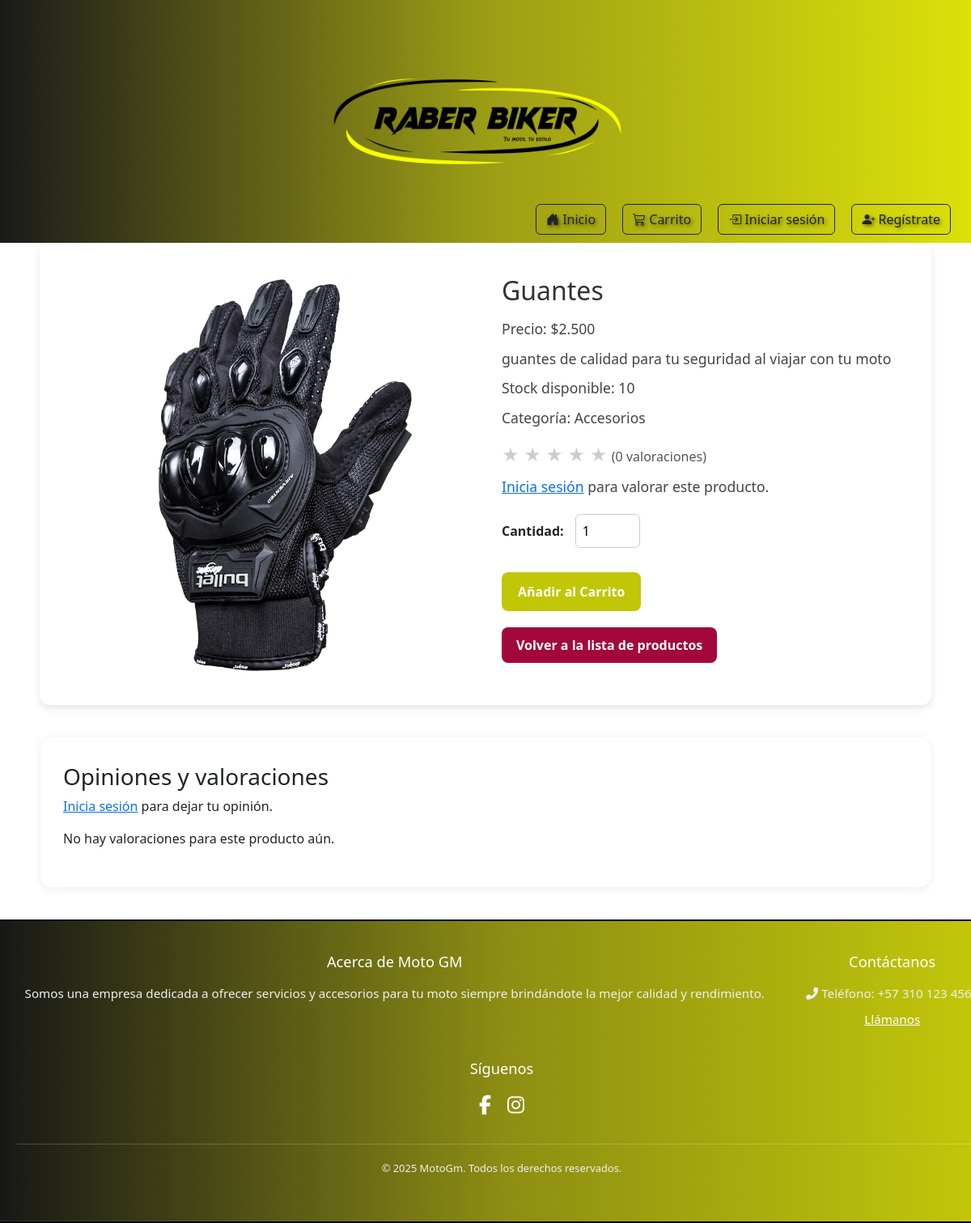
/productos/5/, run on an earlier commit of the app's database.
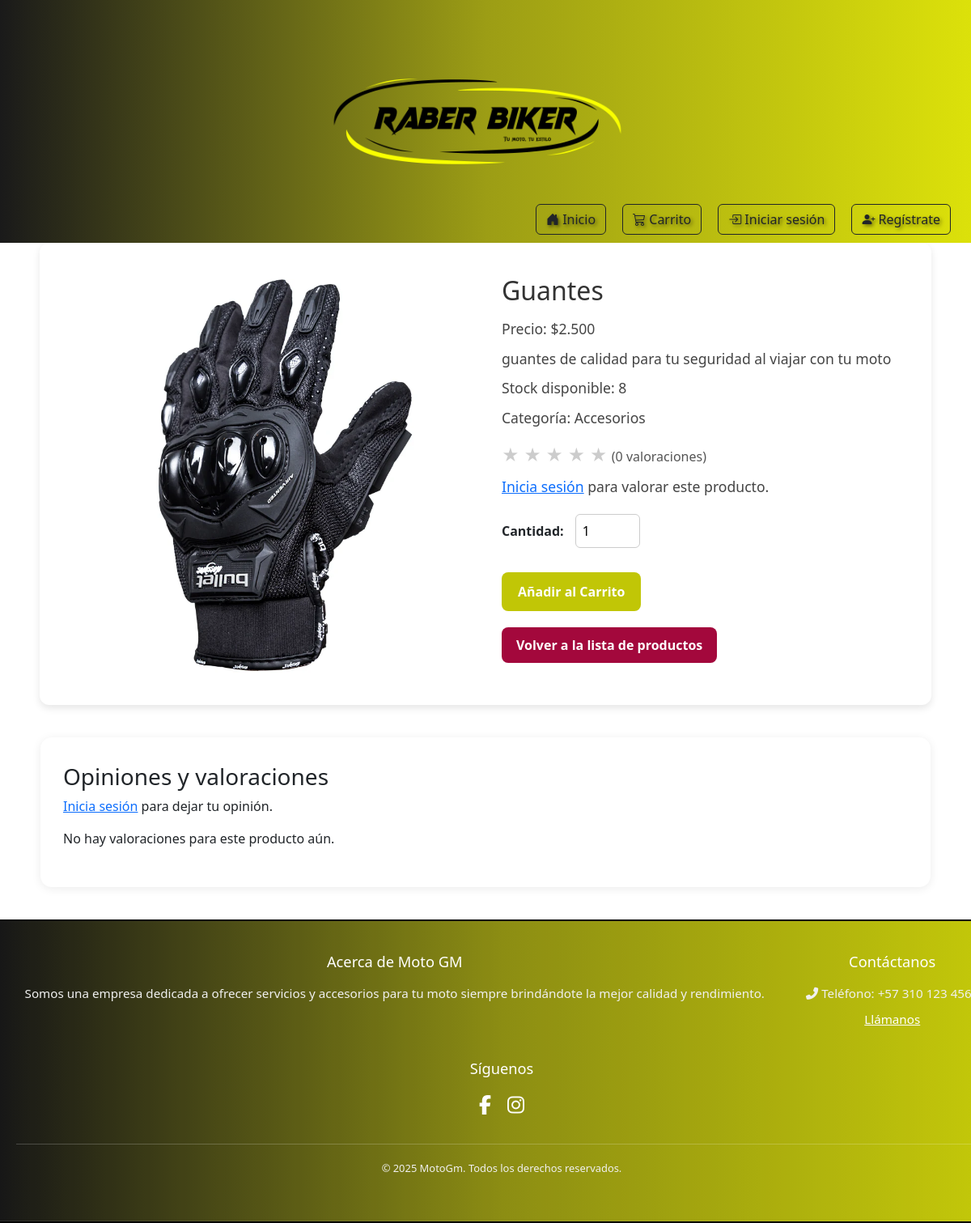
And on a later commit of the database.
### productos/models.py (models this page shows, shortened)
class Producto(models.Model):
    nombre = models.CharField(max_length=200)
    descripcion = models.TextField()
    precio = models.DecimalField(max_digits=12, decimal_places=0, verbose_name="Precio (COP)")
    imagen = models.ImageField(upload_to='productos/', null=True, blank=True) # Las imágenes se guardarán en media/productos/
    stock = models.IntegerField(default=0)
    disponible = models.BooleanField(default=True)
    fecha_creacion = models.DateTimeField(auto_now_add=True)
    ultima_actualizacion = models.DateTimeField(auto_now=True)
    categoria = models.ForeignKey(Categoria, on_delete=models.SET_NULL, null=True, blank=True, related_name='productos')
    class Meta:
        ordering = ['nombre'] # Ordena los productos por nombre por defecto

### dashboard_admin/models.py (models this page shows, shortened)
class Categoria(models.Model):
    nombre = models.CharField(max_length=100, unique=True, verbose_name="Nombre de la Categoría")
    descripcion = models.TextField(blank=True, null=True, verbose_name="Descripción")
    fecha_creacion = models.DateTimeField(auto_now_add=True, verbose_name="Fecha de Creación")
    fecha_actualizacion = models.DateTimeField(auto_now=True, verbose_name="Fecha de Última Actualización")
    activa = models.BooleanField(default=True, verbose_name="¿Activa?")
    class Meta:
        verbose_name = "Categoría"
        verbose_name_plural = "Categorías"
        ordering = ['nombre'] # Ordenar categorías por nombre por defecto

### productos/views.py (the view)
# urls.py: path('<int:pk>/', views.detalle_producto, name='detalle_producto'),
def detalle_producto(request, pk):
    from django.db.models import Avg
    producto = get_object_or_404(Producto, pk=pk)
    from .models import Favorito, Valoracion
    valoraciones = producto.valoraciones.select_related('usuario').all()
    promedio_estrellas = valoraciones.aggregate(Avg('estrellas'))['estrellas__avg'] or 0
    es_favorito = False
    if request.user.is_authenticated:
        es_favorito = Favorito.objects.filter(usuario=request.user, producto=producto).exists()
    context = {
        'producto': producto,
        'valoraciones': valoraciones,
        'promedio_estrellas': promedio_estrellas,
        'es_favorito': es_favorito
    }
    return render(request, 'productos/detalle_producto.html', context)

### productos/context_processors.py (called while the page is built)
def cart_item_count(request):
    cart_count = 0
    if request.user.is_authenticated:
        cart_count = CarritoItem.objects.filter(usuario=request.user).count() # o .aggregate(Sum('cantidad'))['cantidad__sum'] si quieres sumar las cantidades
    return {'cart_count': cart_count}

### productos/templates/productos/detalle_producto.html (shortened to what the changed rows need)
{% extends 'core/base.html' %}
{% load static %}
{% block content %}
<div class="main-content">
    <div class="product-detail-container">
        <div class="product-image-detail">
            {% if producto.imagen %}
                <img src="{{ producto.imagen.url }}" alt="{{ producto.nombre }}">
            {% else %}
                <img src="https://via.placeholder.com/600x400?text=Sin+Imagen" alt="Producto sin imagen">
            {% endif %}
        </div>
        <div class="product-info-detail">
            <h1 style="display:flex; align-items:center; gap:10px;">
                {{ producto.nombre }}
            </h1>
            <p class="product-price-detail">Precio: ${{ producto.precio }}</p>
            <p class="product-description-detail">{{ producto.descripcion }}</p>
            <p class="product-stock-detail">Stock disponible: {{ producto.stock }}</p>
            <p class="product-category-detail">Categoría: {{ producto.categoria.nombre|default:"Sin categoría" }}</p>
            <div style="margin: 18px 0 10px 0;">
                <span style="font-size:1.3em; color:gold;">
                </span>
                <span style="font-size:1em; color:#555;">({{ valoraciones|length }} valoraciones)</span>
            </div>
            {% if user.is_authenticated %}
                {% if not ya_opino %}
                    <a href="{% url 'productos:valorar_producto' producto.pk %}"
                       class="btn btn-outline-success btn-sm" style="margin-bottom:10px;">
                       Valorar este producto
                    </a>
                {% endif %}
            {% else %}
                <p><a href="{% url 'login' %}">Inicia sesión</a> para valorar este producto.</p>
            {% endif %}
            <form class="add-to-cart-form" data-product-id="{{ producto.pk }}" action="{% url 'productos:add_to_cart' producto.pk %}" method="post">
                <div class="quantity-selector">
                </div>
                <button type="submit" class="btn-add-to-cart">Añadir al Carrito</button>
            </form>
            <a href="{% url 'productos:lista_productos' %}" class="btn-back-to-list">Volver a la lista de productos</a>
        </div>
    </div>
</div>
{% endblock content %}

What changed in the data, as far as the page shows it:
changed Producto "Guantes": stock "10" → "8"
